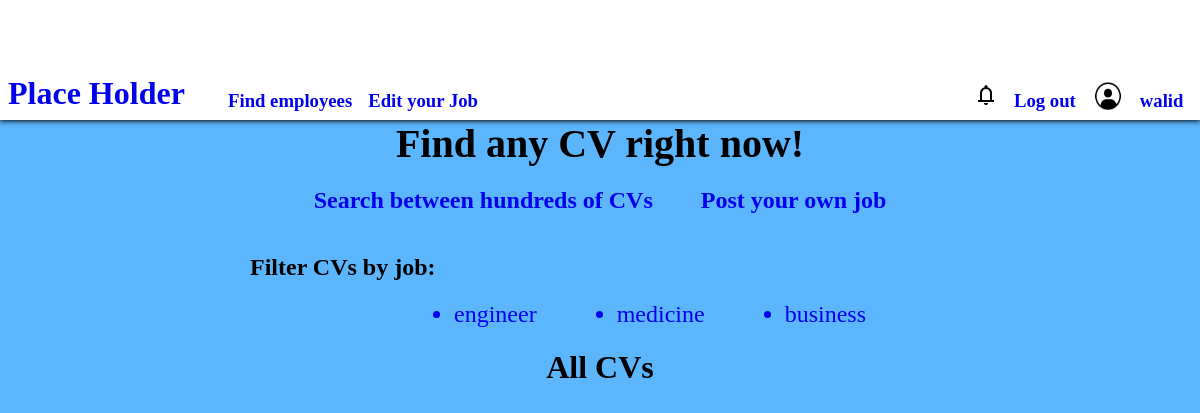
Page / (signed in) on the earlier database version.
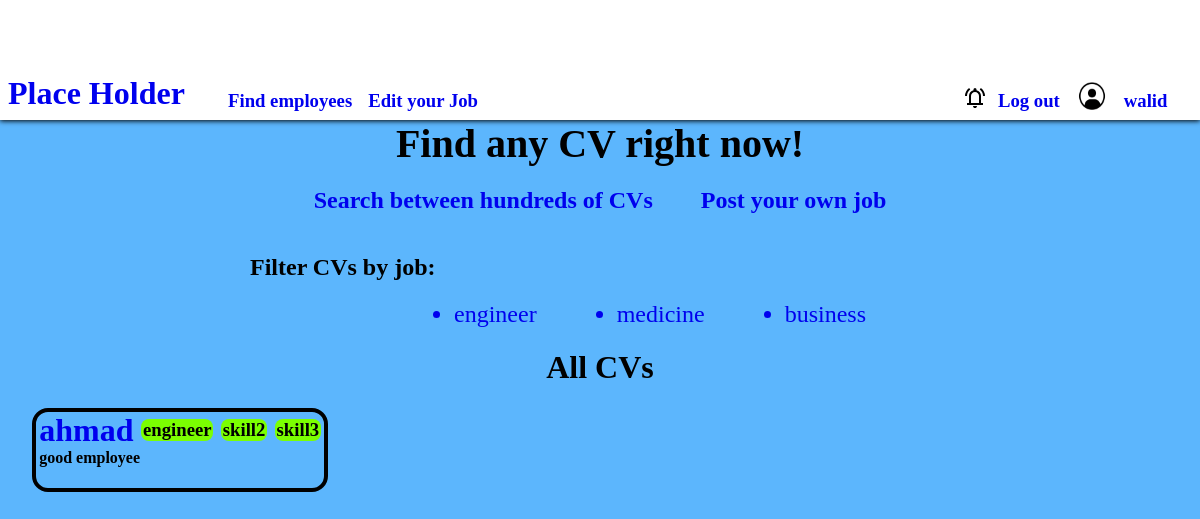
Same page on the later database version.
### employment/models.py (models this page shows)
class User(AbstractUser):
    profile_pic = models.ImageField(upload_to='', default='default.png')
    employee = models.BooleanField(default=False)
    employer = models.BooleanField(default=False)
    has_CV = models.BooleanField(default=False)
    has_job = models.BooleanField(default=False)
    CV_requests = models.ManyToManyField("self",)
    job_requests = models.ManyToManyField("self",)
    working = models.ManyToManyField("self", null=True, blank=True)

class CV(models.Model):
    person = models.ForeignKey(User,on_delete=models.CASCADE, related_name="my_CV")
    skills = models.CharField(max_length=100)
    description = models.CharField(max_length=1000)
    education = models.CharField(max_length=1000)
    career = models.CharField(max_length=1000)
    job = models.CharField(max_length=64, default="engineer")
    major = models.CharField(max_length=64, default="chemical engineering")
    is_active = models.BooleanField(default=True)

### employment/views.py (the view)
# urls.py: path("", views.index, name="index"),
def index(request):
    CVs = CV.objects.filter(is_active=True).all()
    jobs = Job.objects.filter(is_active=True).all()
    return render(request, "employment/index.html",{
        "cats": categories,
        "CVs": CVs,
        "jobs": jobs,
    })

### employment/templatetags/extras.py (called while the page is built)
def skill(value):
    all_skills = value.split(",")
    return all_skills

### employment/templates/employment/index.html (shortened to what this page needs)
{% extends "employment/layout.html" %}
{% load extras %}
{% block body %}
{% if not user.is_authenticated %}
<div>
    <h1 class="not_user">Welcome to </h1>
    <div class="home"><a href="{% url "filter_job" %}"><h2 id="sea">Search between jobs</h2></a>
    <h2><a href="{% url "filter_CV" %}">Search between CVs</a></h2></div>
    <div class="home"><a href="{% url "create_job" %}"><h2 id="sea">Create a job</h2></a>
    <h2><a href="{% url "create_CV" %}">Create a CV</a></h2></div>
    <h2 class="filter">Filter between jobs:</h2>
    <ul id="types">
        {% for cat in cats %}
        <a data-id="{{cat}}" id="cat_link" href="{% url "filter_jobb" cat %}"><li>{{cat}}</li></a>
        {% endfor %}
    </ul>
    <h2 class="filter">Filter between CVs</h2>
    <ul id="types">
        {% for cat in cats %}
        <a data-id="{{cat}}" id="cat_link" href="{% url "filter_CVV" cat %}"><li>{{cat}}</li></a>
        {% endfor %}
    </ul>
</div>
{% elif user.employer %}
<div>
    <h1 class="not_user">Find any CV right now!</h1>
    <div class="home"><a href="{% url "filter_CV" %}"><h2 id="sea">Search between hundreds of CVs</h2></a>
    <h2><a href="{% url "create_job" %}">Post your own job</a></h2></div>
    <h2 class="filter">Filter CVs by job:</h2>
    <ul id="types">
        {% for cat in cats %}
        <a data-id="{{cat}}" id="cat_link" href="{% url "filter_CVV" cat %}"><li>{{cat}}</li></a>
        {% endfor %}
    </ul>
</div>
<h1 id="all_CVs">All CVs</h1>
<div>
    {% for CV in CVs %}
    <div id='singleCV'>
        <div class="per_ski">
            <a href="{% url "profile" CV.person.username %}"><h1 id="person">{{CV.person}}</h1></a>
            <div id="skill">
                <h3 class="skill">{{CV.job}}</h3>
                {% for skill in CV.skills|skill %}
                <h3 class="skill">{{skill}}</h3>
                {% endfor %}
            </div>
        </div>
        <h4 id="desc">{{CV.description}}</h4>
    </div>
    {% endfor %}
</div>
{% endif %}
{% endblock body %}

### employment/templates/employment/layout.html (shortened to what this page needs)
{% load static %}
<!DOCTYPE html>
<html id="html" lang="en">
<head>
    <link href="{% static 'employment/styles.css' %}" rel="stylesheet">
</head>
<body>
    <div id="navbar">
        <h1 id="title"><a href="{% url "index" %}">Place Holder</a></h1>
        {% if user.employer %}
            {% if user.has_job %}
            <h3 class="nav_items"><a href="{% url 'filter_CV' %}">Find employees</a></h3>
            <h3 class="nav_items"><a href="{% url "edit_job" %}">Edit your Job</a></h3>
            {% else %}
            <h3 class="nav_items"><a href="{% url 'filter_CV' %}">Find employees</a></h3>
            <h3 class="nav_items"><a href="{% url "create_job" %}">Create a Job</a></h3>
            {% endif %}
        {% endif %}
        <div id="log_in">
            {% if user.employer or user.employee %}
            {% if user.employer %}
                {% if user.job_requests.all %}
                <h3 id="svg" class="nav-items"><a href="{% url "notification" %}"></a></h3>
                {% else %}
                <h3 class="nav_items"><a href="{% url "notification" %}"></a></h3>
                {% endif %}
            {% endif %}
            <h3 class="nav_items"><a href="{% url "logout" %}">Log out</a></h3>
            <h3 class="nav_items"><img id="profile_pic" src="{{user.profile_pic.url}}" alt="profile picture"></h3>
            <h3 class="nav_items"><a href="{% url "profile" user.username %}">{{user.username}}</a></h3>
            {% else %}
            <h3 class="nav_items"><a href="{% url 'login' %}">Log In</a></h3>
            <h3 class="nav_items"><a href="{% url 'register' %}">Register</a></h3>
            <h3 class="nav_items"><a href="{% url 'emp_register' %}">For Employers</a></h3>
            {% endif %}
        </div>
    </div>
    <div id="body">
        {% block body %}{% endblock body %}
    </div>
</body>
</html>

### employment/static/employment/styles.css (style rules this page uses)
body, html { margin: 0; padding: 0; border: 0; width: 100%; height:100%; background-color: #5cb6fd; font-family: Cambria, Cochin, Georgia, Times, 'Times New Roman', serif; overflow: auto; }
#navbar { box-shadow: 0 1px 5px black; width: 100vw; height: 15%; background-color: white; display: flex; }
#title { margin: 0; margin-left: 0.5rem; margin-right: 2rem; margin-bottom: 0.5rem; display: flex; flex-wrap: wrap; justify-content: flex-end; flex-direction: column; }
.nav_items { display: flex; align-items: flex-end; margin: 0; margin-bottom: 0.5rem; margin-left: 0.7rem; margin-right: 0.3rem; }
#log_in { display: flex; position:relative; left: 30rem; }
#profile_pic { width:2rem; height:2rem; }
a { text-decoration: none; }
#body { height: 85%; }
.not_user { display: flex; justify-content: center; margin: 0; font-size: 2.5rem; }
.home { display: flex; flex-direction: row; justify-content: center; align-items: center; }
#sea { margin-right: 3rem; }
#singleCV { margin-top: 1rem; margin-left: 2rem; border: 0.3rem solid; border-color: black; border-radius: 1rem; width: fit-content; height: fit-content; padding-left: 0.2rem; padding-right: 0.2rem; }
#person { margin-bottom: 0; margin-top: 0; }
#desc { margin-top: 0; }
.per_ski { display: flex; }
.skill { padding-left: 0.1rem; padding-right: 0.1rem; margin-bottom: 0; margin-top: 0; display: flex; margin-left: 0.5rem; background-color: #7bff01; border-radius: 0.5rem; height: fit-content }
#skill { display: flex; align-items: center; }
#all_CVs { display: flex; align-items: center; justify-content: center; }
#types { display: flex; flex-wrap: wrap; justify-content: center; }
#cat_link { margin-left: 5rem; font-size: 1.5rem; }
.filter { margin-left: 250px; }
#svg { margin: 0; display: flex; align-items: flex-end; margin-bottom: 5px; }

Differences in the rows shown:
added CV: person "ahmad", job "engineer", skills "skill2" "skill3", description "good employee"
